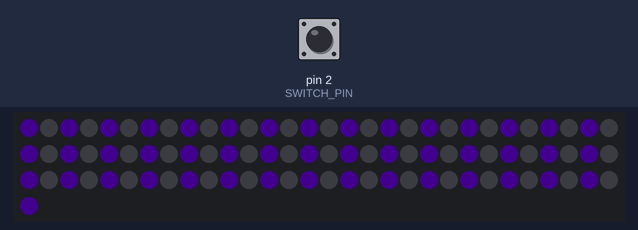
Simulated run of this sketch. Board: Arduino Uno, built with avr-gcc and run on an emulated ATmega328P. Parts: 91 RGB LEDs in strip order, left to right, continuing on the next row. Inputs (shaded band) come from the test bench; at power-on: pin 2 (SWITCH_PIN) HIGH. Dim RGB values are drawn brighter than linear.

Above: at 1.2 s.
1.3 s: pin 2 (SWITCH_PIN) pulled LOW for 3.2 s
At 2.1 s:
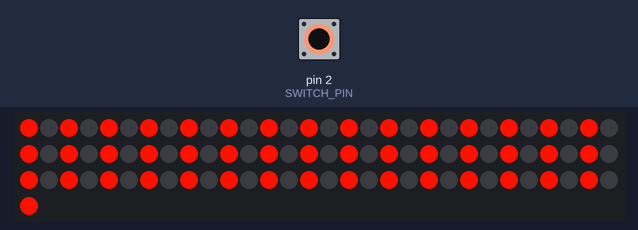
6.0 s: pin 2 (SWITCH_PIN) pulled LOW for 0.15 s
At 7.48 s:
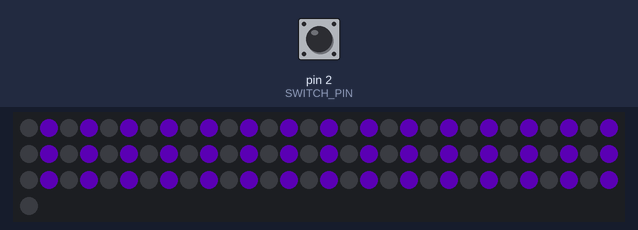
8.5 s: pin 2 (SWITCH_PIN) pulled LOW for 1 s
At 8.9 s:
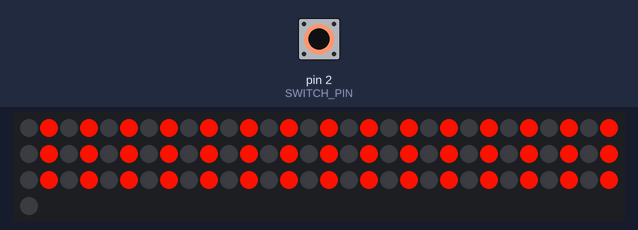
10.1 s: pin 2 (SWITCH_PIN) pulled LOW for 0.15 s
At 11.27 s:
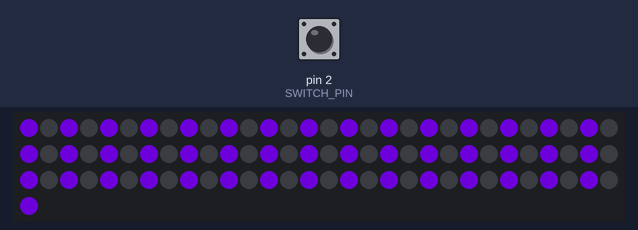
Timing chart, 0 to 13.1 s (numbered marks = the images above; inputs shaded):
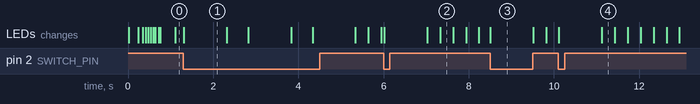

The sketch:

LEDNoteDetector.ino
```cpp
#include <FastLED.h>

#define DEBUG 0

#define LED_PIN 3
#define SWITCH_PIN 2

// Total number of LEDs
#define NUM_LEDS 91

// Full string
// Max current draw of 0.702 A @ 5V
#define START_LED 0
#define COUNT_LEDS 91

// Top string only
// Max current draw of 0.290 A @ 5V
//#define START_LED 20
//#define COUNT_LEDS 26

#define PURPLE_HUE 192
#define ORANGE_HUE 6
#define DEFAULT_SAT 255

CRGB leds[NUM_LEDS];

void setup() {
  FastLED.addLeds<WS2812B, LED_PIN, GRB>(leds, NUM_LEDS);
  pinMode(SWITCH_PIN, INPUT_PULLUP);
  #if DEBUG == 1
    Serial.begin(9600);
    Serial.println("setup complete");
  #endif
}

int fade_value = 0;
int fade_increment = 1;
int detected_flash_delay_on = 1000;
int detected_flash_delay_off = 500;
bool detected_flash_state = true;
bool even_leds = true;

void fill_leds(int hue, int fade_value) {

  for (int i = START_LED; i < START_LED + COUNT_LEDS; i++) {
    if (i % 2 == even_leds) {
      leds[i] = CHSV(hue, DEFAULT_SAT, fade_value);
    } else {
      leds[i] = CHSV(hue, DEFAULT_SAT, 0);
    }
  }

  if (
    // Don't move the LEDs if it's orange (or it will appear like it's not moving at all).
    // Otherwise 'move' them three times during the cycle.
    (hue != ORANGE_HUE && fade_value == 0) ||
     fade_value == 127 || fade_value == 255) {
    even_leds = !even_leds;
  }
}

void loop() {

  if (digitalRead(SWITCH_PIN) == HIGH) {

    detected_flash_state = true;
    fill_leds(PURPLE_HUE, fade_value);

    #if DEBUG == 1
    if (fade_value % 10 == 0) {
      Serial.print("digital read : ");
      Serial.print(digitalRead(SWITCH_PIN));
      Serial.print(" fade_value : ");
      Serial.print(fade_value);
      Serial.println();
    }
    #endif

    fade_value += fade_increment;

    if (fade_value == 255 || fade_value == 0){
      fade_increment *= -1;
    }

    FastLED.show();
    delay(10);

  } else {
    // Detected game piece
    if (detected_flash_state) {
      fill_leds(ORANGE_HUE, 255);
    } else {
      fill_leds(ORANGE_HUE, 0);
    }

    FastLED.show();
    if (detected_flash_state) {
      delay(detected_flash_delay_on);
    } else {
      delay(detected_flash_delay_off);
    }
    detected_flash_state = !detected_flash_state;

    #if DEBUG == 1
    Serial.print("digital read : ");
    Serial.print(digitalRead(SWITCH_PIN));
    Serial.println();
    #endif
  }
}
```

Measured:
- after the input at 1.3 s, the LEDs: change at once (image 1)
- after the input at 6.0 s, the LEDs: first change at once (image 2 shows a later state)
- after the input at 8.5 s, the LEDs: change at once (image 3)
- after the input at 10.1 s, the LEDs: first change at once (image 4 shows a later state)
- what the display in image 1 shows lasts 1.0 s, from 1.3 s to 2.3 s
